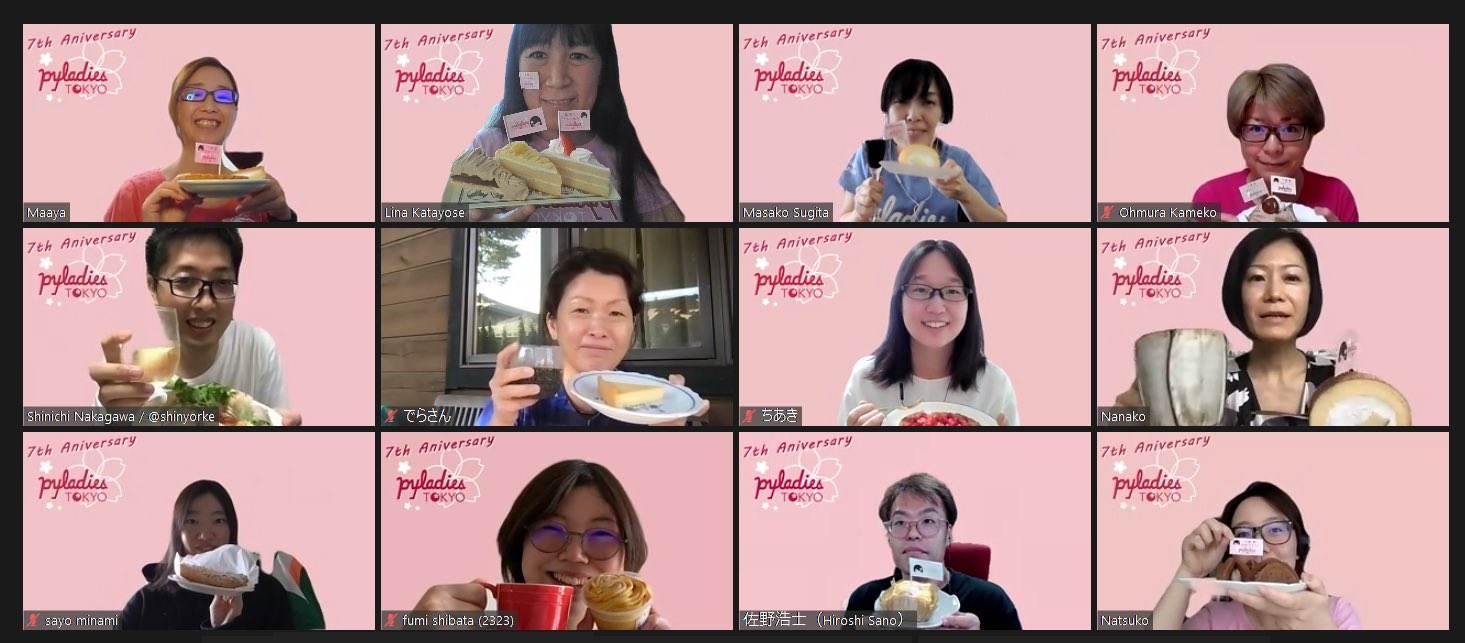
#> input picture pyladies-caravan-osaka/showcase2/party.jpeg, 1465 x 643 px
$ jupyter execute PyLadiesTokyo-showcase2.ipynb   (shell and % lines are left out)
#> lines starting #> are read from the running program, lines starting #| are printed output that depends on the picture
# OpenCV showcase2 ～雑SNOWもどきしよう～

## この章でやること
* プリセットを利用した顔検知
* 画像リサイズ
* 画像の位置指定合成

上記の技術を利用して、下記処理を実装します。
1. 写真の中から顔を検出する
2. 検出した顔にPyLadies Tokyoのマスコットの顔を上書きする

## この章でやらないこと
1.   機械学習系機能の説明
2.   NumpyなどのOpenCV以外のライブラリの説明(できる前提で進めます)

[cell 1]
import cv2

[cell 2]
# 今回使う画像の読み込み
target = cv2.imread('party.jpeg')
#> target is the input picture: shape (643, 1465, 3); mean B, G, R 143.3, 142.5, 175.5

[cell 3]
# 画像のグレースケール化
# グレースケール化することで画像内の情報量を落とし、顔判別に処理を集中させます(ノイズ軽減)
target_gray = cv2.cvtColor(target, cv2.COLOR_BGR2GRAY)
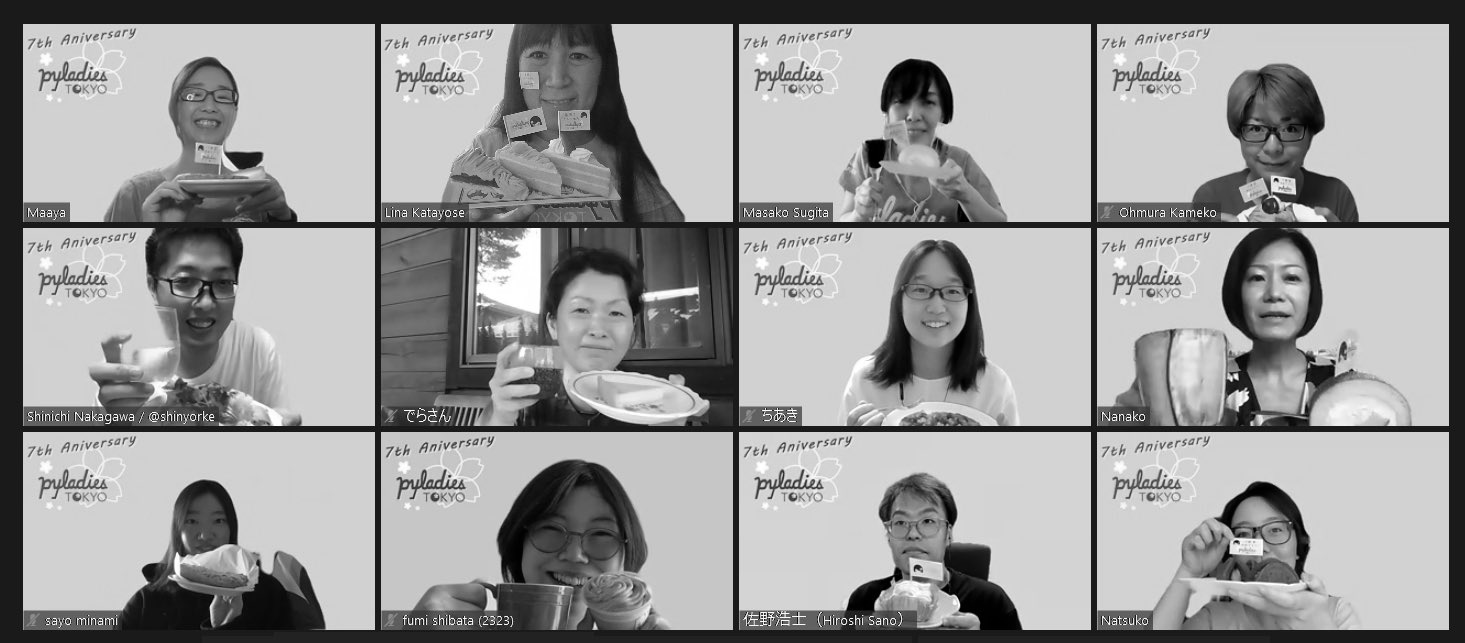
#> target_gray: shape (643, 1465); min 0, max 255, mean 152.4

顔を判別させるためには顔の学習データが必要です。
この学習データはGithub上で公開されていますので、利用したいものを取得しましょう。
[https://github.com/opencv/opencv/tree/master/data](https://github.com/opencv/opencv/tree/master/data)

今回はこのディレクトリにデータを持ってきてありますので、それを利用します。

[cell 4]
# [HoL] 顔検出モデル読み込み
# cascade_model =

[cell 5]
# [HoL] 顔検出
# rectangles =

顔検出で取得したデータは下記の情報を含んでいます。
1. 顔検知範囲の左上角の座標
2. 顔の縦横の大きさ


[cell 6]
# 置き換える顔画像の読み込み
new_face = cv2.imread('takoyaki.png')
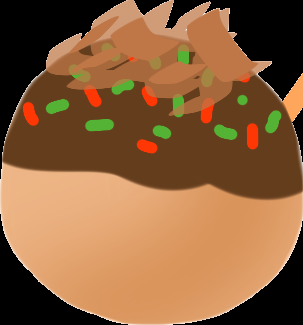
#> input picture pyladies-caravan-osaka/showcase2/takoyaki.png, 303 x 325 px
#> new_face is the input picture: shape (325, 303, 3); mean B, G, R 60, 96.4, 139.4

[cell 7]
# [HoL] さあみんな！新しい顔よ～！ (複数顔検知対応)


    # [HoL]顔のサイズに差し替える顔をリサイズ


    # [HoL]顔に新しい顔を上書き

[cell 8]
import matplotlib.pyplot as plt

plt.imshow(cv2.cvtColor(target, cv2.COLOR_BGR2RGB))
